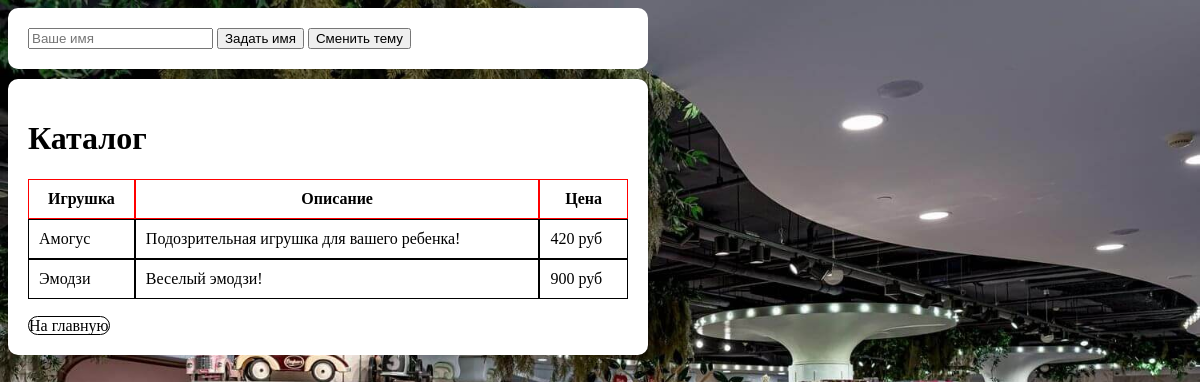
Page /apache-php/src/catalogue.php on the committed database.
### tables this page shows
CREATE TABLE IF NOT EXISTS toys (
    ID INT(10) NOT NULL AUTO_INCREMENT,
    title VARCHAR(32) NOT NULL UNIQUE,
    description VARCHAR(256) NOT NULL,
    cost INT(6) NOT NULL,
    PRIMARY KEY (ID)
);

### apache-php/src/catalogue.php (the view, shortened to what this page needs)
<html lang="ru">
<head>
</head>
<body>
    <div id="wblock">
        <h1>Каталог</h1>
        <?php
        $mysqli = openmysqli();
        $result = $mysqli->query("select * from toys");
        ?>
        <table cellspacing="0" , style="width:100%">
            <tr>
                <th>Игрушка</th>
                <th>Описание</th>
                <th>Цена</th>
            </tr>
            <?php if ($result->num_rows > 0) foreach ($result as $toy) {
                echo "
            <tr>
                <td>" . $toy['title'] . "</td>
                <td>" . $toy['description'] . "</td>
                <td>" . $toy['cost'] . " руб</td>
            </tr>
            ";
            }
            else echo ''; ?>
        </table>
        <br><a href="/index.php">На главную</a>
    </div>
</body>
</html>

### rows in the picture
toys: title "Амогус", description "Подозрительная игрушка для вашего ребенка!", cost "420"
toys: title "Эмодзи", description "Веселый эмодзи!", cost "900"
